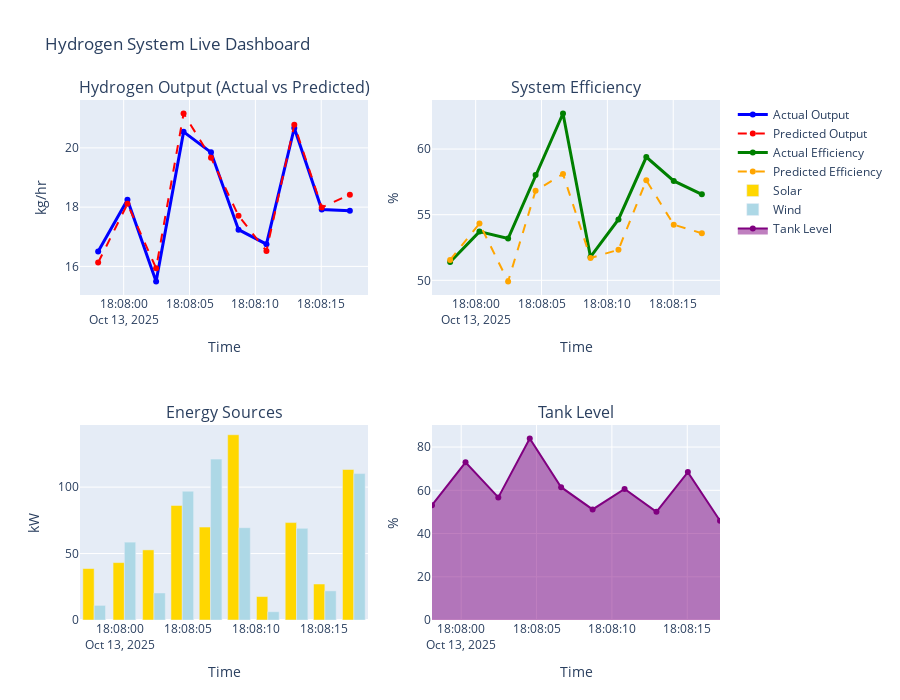

Notebook code cell kept with this figure:
### Code cell
# Run Live Simulation (Short Version - 10 iterations)

# Create list to collect all readings
simulation_data = []

for i in range(10):
    # Get new reading
    new_reading = simulate_live_reading()
    new_reading['timestamp'] = pd.Timestamp.now() + pd.Timedelta(seconds=i)
    
    # Append to list
    simulation_data.append(new_reading)
    
    # Create dataframe from collected data
    simulation_df = pd.DataFrame(simulation_data)
    
    # Clear output and show updated dashboard
    clear_output(wait=True)
    
    print(f"⏱️  Iteration {i+1}/10")
    print(f"Current H₂ Output: {new_reading['hydrogen_output_kg_hr']} kg/hr")
    print(f"Predicted H₂ Output: {new_reading['predicted_hydrogen_kg_hr']} kg/hr")
    print(f"Efficiency: {new_reading['efficiency_pct']}%\n")
    
    # Show dashboard every iteration
    fig = create_live_dashboard(simulation_df, num_points=len(simulation_df))
    fig.show()
    
    # Display current data
    display(simulation_df[['timestamp', 'hydrogen_output_kg_hr', 
                           'predicted_hydrogen_kg_hr', 'efficiency_pct']])
    
    time.sleep(1)  # Wait 1 second between updates
print("\n Short simulation complete!")

### Figure 1 — Plotly figure (JSON) as saved in the notebook; plotly's stock layout.template omitted (floating-point values rounded to 4 significant figures)
{"data": [{"line": {"color": "blue", "width": 3}, "name": "Actual Output", "type": "scatter", "x": ["2025-10-13T18:07:58.062129", "2025-10-13T18:08:00.287477", "2025-10-13T18:08:02.462463", "2025-10-13T18:08:04.548355", "2025-10-13T18:08:06.630931", "2025-10-13T18:08:08.719726", "2025-10-13T18:08:10.841640", "2025-10-13T18:08:12.955774", "2025-10-13T18:08:15.039853", "2025-10-13T18:08:17.173262"], "xaxis": "x", "y": [16.5, 18.25, 15.49, 20.54, 19.85, 17.24, 16.75, 20.67, 17.92, 17.88], "yaxis": "y"}, {"line": {"color": "red", "dash": "dash"}, "name": "Predicted Output", "type": "scatter", "x": ["2025-10-13T18:07:58.062129", "2025-10-13T18:08:00.287477", "2025-10-13T18:08:02.462463", "2025-10-13T18:08:04.548355", "2025-10-13T18:08:06.630931", "2025-10-13T18:08:08.719726", "2025-10-13T18:08:10.841640", "2025-10-13T18:08:12.955774", "2025-10-13T18:08:15.039853", "2025-10-13T18:08:17.173262"], "xaxis": "x", "y": [16.13, 18.11, 15.94, 21.16, 19.67, 17.71, 16.52, 20.78, 17.99, 18.42], "yaxis": "y"}, {"line": {"color": "green", "width": 3}, "name": "Actual Efficiency", "type": "scatter", "x": ["2025-10-13T18:07:58.062129", "2025-10-13T18:08:00.287477", "2025-10-13T18:08:02.462463", "2025-10-13T18:08:04.548355", "2025-10-13T18:08:06.630931", "2025-10-13T18:08:08.719726", "2025-10-13T18:08:10.841640", "2025-10-13T18:08:12.955774", "2025-10-13T18:08:15.039853", "2025-10-13T18:08:17.173262"], "xaxis": "x2", "y": [51.4, 53.71, 53.18, 58.02, 62.71, 51.78, 54.64, 59.39, 57.57, 56.55], "yaxis": "y2"}, {"line": {"color": "orange", "dash": "dash"}, "name": "Predicted Efficiency", "type": "scatter", "x": ["2025-10-13T18:07:58.062129", "2025-10-13T18:08:00.287477", "2025-10-13T18:08:02.462463", "2025-10-13T18:08:04.548355", "2025-10-13T18:08:06.630931", "2025-10-13T18:08:08.719726", "2025-10-13T18:08:10.841640", "2025-10-13T18:08:12.955774", "2025-10-13T18:08:15.039853", "2025-10-13T18:08:17.173262"], "xaxis": "x2", "y": [51.55, 54.32, 49.91, 56.83, 58.1, 51.7, 52.33, 57.62, 54.24, 53.59], "yaxis": "y2"}, {"marker": {"color": "gold"}, "name": "Solar", "type": "bar", "x": ["2025-10-13T18:07:58.062129", "2025-10-13T18:08:00.287477", "2025-10-13T18:08:02.462463", "2025-10-13T18:08:04.548355", "2025-10-13T18:08:06.630931", "2025-10-13T18:08:08.719726", "2025-10-13T18:08:10.841640", "2025-10-13T18:08:12.955774", "2025-10-13T18:08:15.039853", "2025-10-13T18:08:17.173262"], "xaxis": "x3", "y": [38.73, 43.2, 52.76, 86.19, 69.92, 139.4, 17.64, 73.31, 27.08, 113.2], "yaxis": "y3"}, {"marker": {"color": "lightblue"}, "name": "Wind", "type": "bar", "x": ["2025-10-13T18:07:58.062129", "2025-10-13T18:08:00.287477", "2025-10-13T18:08:02.462463", "2025-10-13T18:08:04.548355", "2025-10-13T18:08:06.630931", "2025-10-13T18:08:08.719726", "2025-10-13T18:08:10.841640", "2025-10-13T18:08:12.955774", "2025-10-13T18:08:15.039853", "2025-10-13T18:08:17.173262"], "xaxis": "x3", "y": [11, 58.6, 20.33, 96.91, 121.1, 69.46, 6.22, 68.97, 21.92, 110.2], "yaxis": "y3"}, {"fill": "tozeroy", "line": {"color": "purple", "width": 2}, "name": "Tank Level", "type": "scatter", "x": ["2025-10-13T18:07:58.062129", "2025-10-13T18:08:00.287477", "2025-10-13T18:08:02.462463", "2025-10-13T18:08:04.548355", "2025-10-13T18:08:06.630931", "2025-10-13T18:08:08.719726", "2025-10-13T18:08:10.841640", "2025-10-13T18:08:12.955774", "2025-10-13T18:08:15.039853", "2025-10-13T18:08:17.173262"], "xaxis": "x4", "y": [53.1, 72.97, 56.71, 83.96, 61.44, 51.15, 60.59, 50.02, 68.42, 45.92], "yaxis": "y4"}], "layout": {"annotations": [{"font": {"size": 16}, "showarrow": false, "text": "Hydrogen Output (Actual vs Predicted)", "x": 0.225, "xanchor": "center", "xref": "paper", "y": 1, "yanchor": "bottom", "yref": "paper"}, {"font": {"size": 16}, "showarrow": false, "text": "System Efficiency", "x": 0.775, "xanchor": "center", "xref": "paper", "y": 1, "yanchor": "bottom", "yref": "paper"}, {"font": {"size": 16}, "showarrow": false, "text": "Energy Sources", "x": 0.225, "xanchor": "center", "xref": "paper", "y": 0.375, "yanchor": "bottom", "yref": "paper"}, {"font": {"size": 16}, "showarrow": false, "text": "Tank Level", "x": 0.775, "xanchor": "center", "xref": "paper", "y": 0.375, "yanchor": "bottom", "yref": "paper"}], "height": 700, "showlegend": true, "title": {"text": "Hydrogen System Live Dashboard"}, "xaxis": {"anchor": "y", "domain": [0, 0.45], "title": {"text": "Time"}}, "xaxis2": {"anchor": "y2", "domain": [0.55, 1], "title": {"text": "Time"}}, "xaxis3": {"anchor": "y3", "domain": [0, 0.45], "title": {"text": "Time"}}, "xaxis4": {"anchor": "y4", "domain": [0.55, 1], "title": {"text": "Time"}}, "yaxis": {"anchor": "x", "domain": [0.625, 1], "title": {"text": "kg/hr"}}, "yaxis2": {"anchor": "x2", "domain": [0.625, 1], "title": {"text": "%"}}, "yaxis3": {"anchor": "x3", "domain": [0, 0.375], "title": {"text": "kW"}}, "yaxis4": {"anchor": "x4", "domain": [0, 0.375], "title": {"text": "%"}}}}
